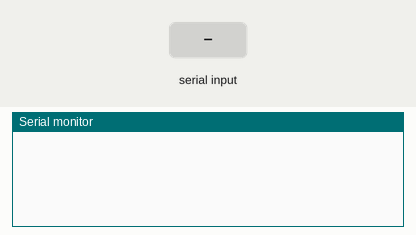
A sketch run on a simulated Arduino Uno, built with avr-gcc and run on an emulated ATmega328P. Shown: the last lines printed to the serial monitor. Inputs (shaded band) come from the test bench.

Above: at 1.2 s.
1.3 s: "1\n" received over Serial
At 2.4 s:
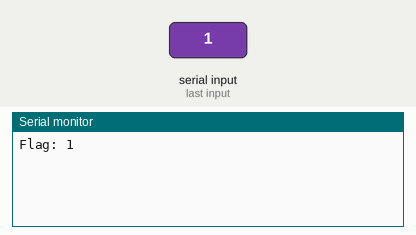
2.8 s: byte 10 ('\n') received over Serial
At 3.5 s:
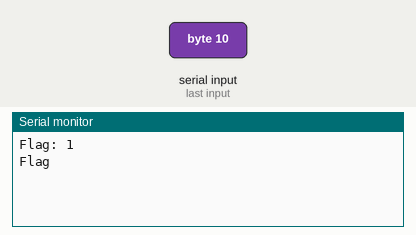
4.3 s: "0\n" received over Serial
At 4.7 s:
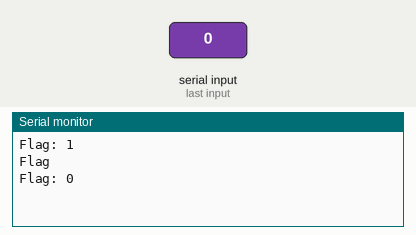

Measured:
- after the input at 1.3 s, the serial monitor: prints a new line at once (image 1)
- after the input at 2.8 s, the serial monitor: prints a new line at once (image 2)
- after the input at 4.3 s, the serial monitor: prints a new line at once (image 3)

The sketch:

SerialStringReceiver.ino
```cpp
void setup()
{
  Serial.begin(115200);
}

// serial command buffer
char buf[255];
char out[255];
int buf_offset = 0;

void loop()
{
  int totalBytes = Serial.available();
  if(totalBytes > 0) // check to see if data is present
  {
    while(totalBytes > 0) // start loop with number of bytes
    {
      char c = (char)Serial.read(); // read next byte
      if(c == '\n')
      {
        buf[buf_offset] = '\0'; // null terminator
        // process data
        //Serial.println(buf);
        char *str = strtok(buf," ,"); //str = roll,pitch,throttle,yaw
        strcat(out,"Flag: ");
        while (str != NULL) // loop to print out each token
        {
          //Serial.println(str);
          strcat(out,str);
          strcat(out,", ");
          str = strtok(NULL," ,");
        }
        out[strlen(out)-2] = '\0';
        Serial.println(out);
        buf_offset = 0;
      }
      else // when newline is reached
      {
        buf[buf_offset++] = c; // store in buffer and continue until newline is found
      }

      totalBytes--;
      out[0] = '\0';
    }
    //Serial.println("Garbage");
  }
}
```
